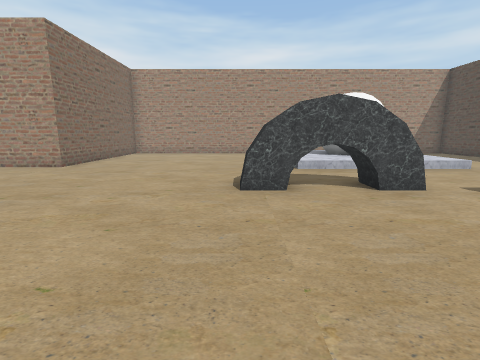
[1] (above)

16 first-person views from a walk through a scene from a Unity 3-D project. The camera is 1.2 m above the floor, tilts 10° down and sees 85° across. The floor is counted in squares, 1 m on a side. Each view is taken from the middle of a square. On the plan, view 1 faces up. The plan holds only what a view shows up to about 12 squares ahead; the rest is blank.

[2]
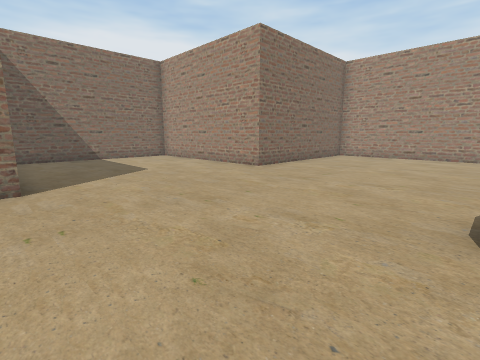

[3]
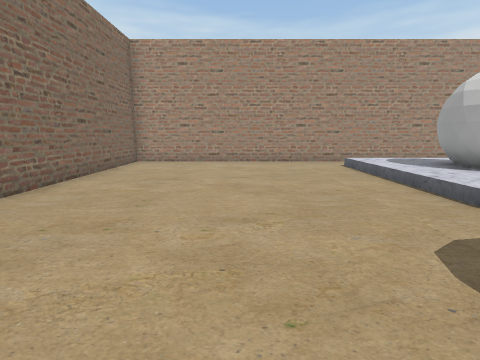

[4]
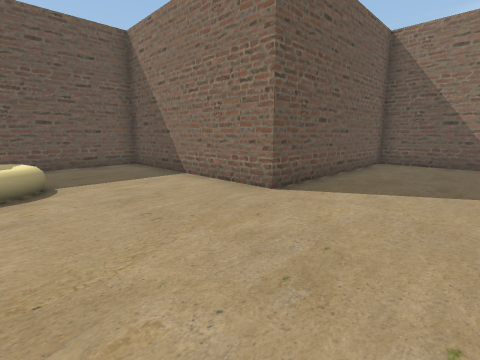

[5]
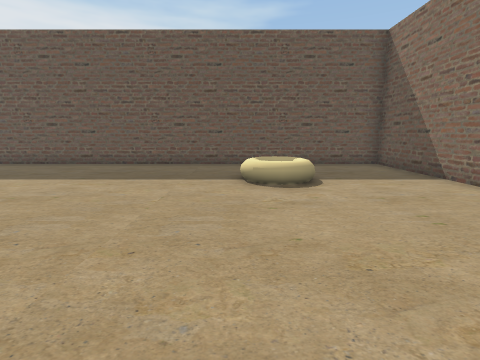

[6]
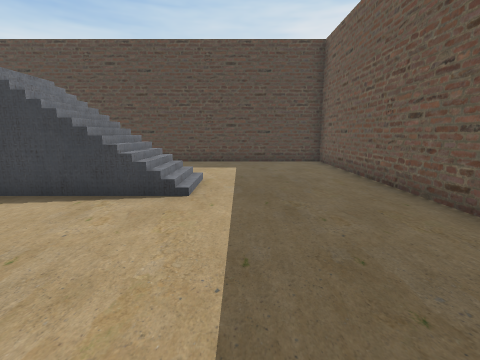

[7]
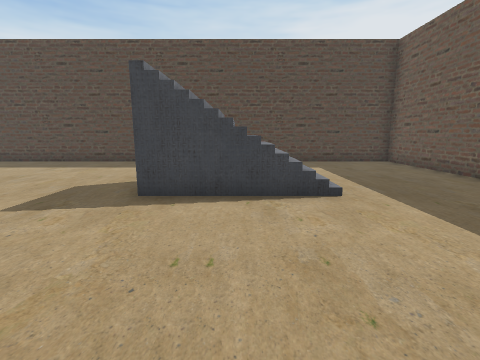

[8]
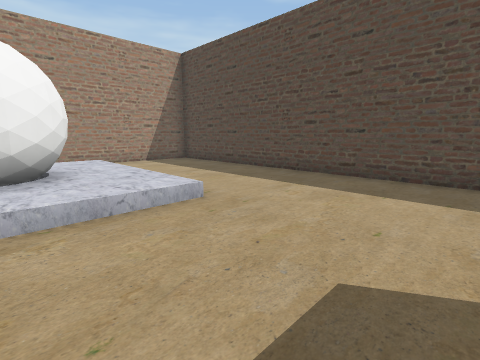

[9]
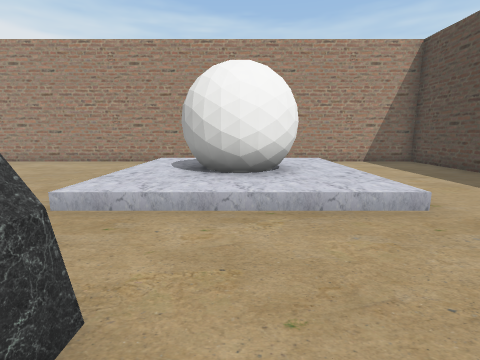

[10]
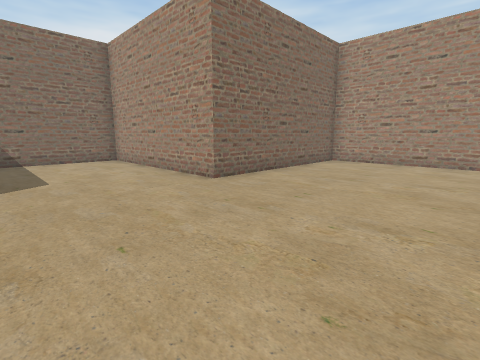

[11]
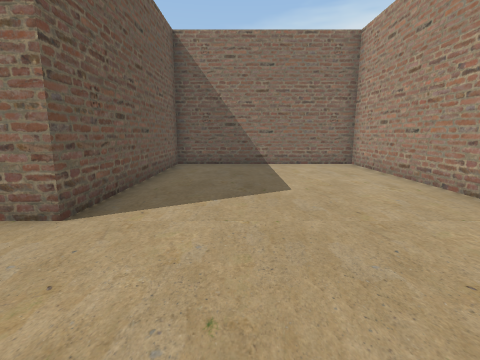

[12]
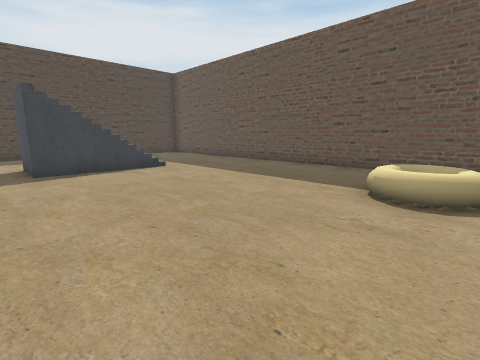

[13]
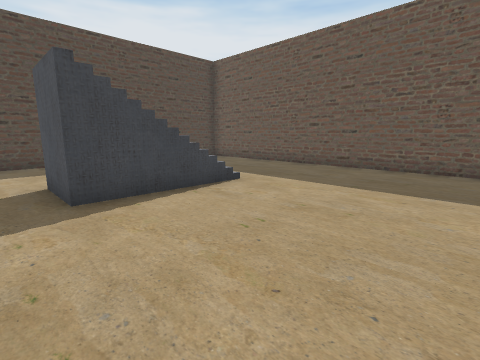

[14]
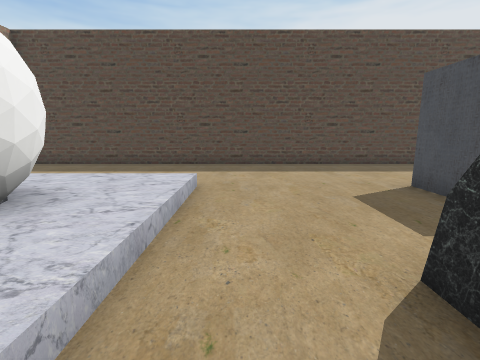

[15]
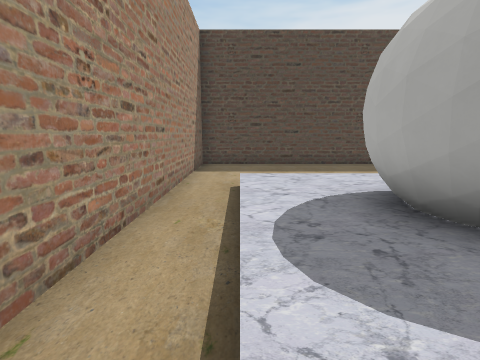

[16]
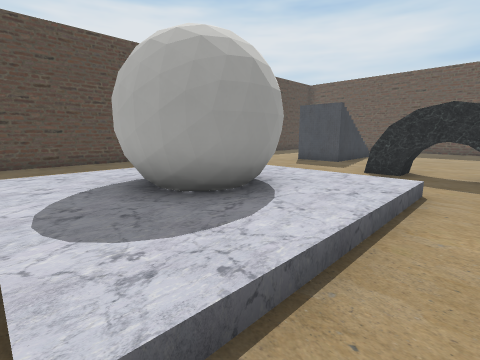

### Floor plan
Key: @ floor where view 1 was taken; # wall or solid block; . main floor; : floor 0.25 m higher than the main floor; + floor 2.5 m higher than the main floor; / step, stairs or slope; = window, fence, low wall or low ledge; T thing the floor can be seen under or through; O other object.
Columns run from 14 left of view 1 to 13 right of it. Each row starts with its distance up from view 1.
 17        #####################
 16        #...................#
 15        #........///////....#
 14        #......../:::::/....#
 13        #......../:###:/....#
 12        #......../:###:/....#
 11        #......../:###:/....#
 10 ########......../:::::/....#
  9 #...............///////....#
  8 #..........................#
  7 #..........................#
  6 #..............TTT.........#
  5 #..........................#
  4 #...................+/#....#
  3 #...................// ....#
  2 ########............//   ..#
  1        #............//= ...#
  0        #......@.....///....#
 -1        #...O...............#
 -2        #...................#
 -3        #.... ..............#
 -4        #.... ..............#
 -5        #####################

Positions as (right, up) in squares from view 1, and headings:
1: (0, 0), facing up
2: (0, 2), facing up-left
3: (-2, 5), facing up
4: (-2, 6), facing down-left
5: (-1, 6), facing down
6: (1, -1), facing right
7: (1, 2), facing right
8: (5, 5), facing up-right
9: (5, 5), facing up
10: (-1, 5), facing up-left
11: (-3, 5), facing left
12: (-3, 5), facing down-right
13: (1, 5), facing down-right
14: (2, 8), facing right
15: (2, 15), facing right
16: (1, 15), facing down-right
